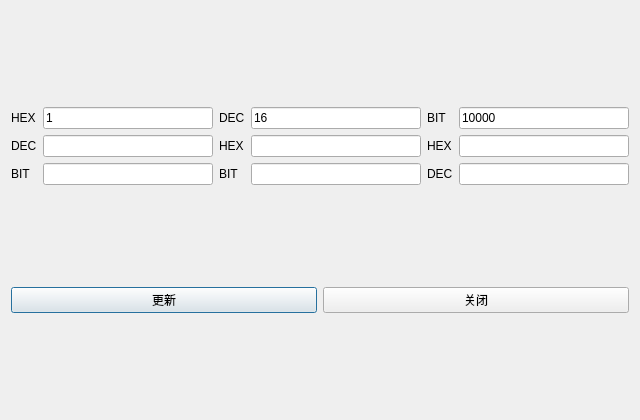
<?xml version="1.0" encoding="UTF-8"?>
<ui version="4.0">
 <class>hex_cacu</class>
 <widget class="QDialog" name="hex_cacu">
  <property name="geometry">
   <rect>
    <x>0</x>
    <y>0</y>
    <width>640</width>
    <height>420</height>
   </rect>
  </property>
  <property name="windowTitle">
   <string>Dialog</string>
  </property>
  <layout class="QVBoxLayout" name="verticalLayout" stretch="4,1">
   <item>
    <layout class="QGridLayout" name="gridLayout">
     <item row="1" column="1">
      <widget class="QLineEdit" name="hex_dec">
       <property name="readOnly">
        <bool>true</bool>
       </property>
      </widget>
     </item>
     <item row="2" column="4">
      <widget class="QLabel" name="label_5">
       <property name="text">
        <string>DEC</string>
       </property>
      </widget>
     </item>
     <item row="0" column="3">
      <widget class="QLineEdit" name="dec_in">
       <property name="text">
        <string>16</string>
       </property>
      </widget>
     </item>
     <item row="1" column="3">
      <widget class="QLineEdit" name="dec_hex">
       <property name="readOnly">
        <bool>true</bool>
       </property>
      </widget>
     </item>
     <item row="0" column="1">
      <widget class="QLineEdit" name="hex_in">
       <property name="text">
        <string>1</string>
       </property>
      </widget>
     </item>
     <item row="2" column="5">
      <widget class="QLineEdit" name="bit_dec">
       <property name="readOnly">
        <bool>true</bool>
       </property>
      </widget>
     </item>
     <item row="2" column="1">
      <widget class="QLineEdit" name="hex_bit">
       <property name="readOnly">
        <bool>true</bool>
       </property>
      </widget>
     </item>
     <item row="1" column="5">
      <widget class="QLineEdit" name="bit_hex">
       <property name="readOnly">
        <bool>true</bool>
       </property>
      </widget>
     </item>
     <item row="0" column="2">
      <widget class="QLabel" name="label_2">
       <property name="text">
        <string>DEC</string>
       </property>
      </widget>
     </item>
     <item row="1" column="2">
      <widget class="QLabel" name="label_6">
       <property name="text">
        <string>HEX</string>
       </property>
      </widget>
     </item>
     <item row="2" column="3">
      <widget class="QLineEdit" name="dec_bit">
       <property name="readOnly">
        <bool>true</bool>
       </property>
      </widget>
     </item>
     <item row="1" column="4">
      <widget class="QLabel" name="label_7">
       <property name="text">
        <string>HEX</string>
       </property>
      </widget>
     </item>
     <item row="0" column="0">
      <widget class="QLabel" name="label">
       <property name="text">
        <string>HEX</string>
       </property>
      </widget>
     </item>
     <item row="0" column="4">
      <widget class="QLabel" name="label_3">
       <property name="text">
        <string>BIT</string>
       </property>
      </widget>
     </item>
     <item row="0" column="5">
      <widget class="QLineEdit" name="bit_in">
       <property name="text">
        <string>10000</string>
       </property>
      </widget>
     </item>
     <item row="1" column="0">
      <widget class="QLabel" name="label_4">
       <property name="text">
        <string>DEC</string>
       </property>
      </widget>
     </item>
     <item row="2" column="0">
      <widget class="QLabel" name="label_8">
       <property name="text">
        <string>BIT</string>
       </property>
      </widget>
     </item>
     <item row="2" column="2">
      <widget class="QLabel" name="label_9">
       <property name="text">
        <string>BIT</string>
       </property>
      </widget>
     </item>
    </layout>
   </item>
   <item>
    <layout class="QHBoxLayout" name="horizontalLayout" stretch="1,1">
     <item>
      <widget class="QPushButton" name="btn_update">
       <property name="text">
        <string>更新</string>
       </property>
      </widget>
     </item>
     <item>
      <widget class="QPushButton" name="btn_close">
       <property name="text">
        <string>关闭</string>
       </property>
      </widget>
     </item>
    </layout>
   </item>
  </layout>
 </widget>
 <resources/>
 <connections/>
</ui>
